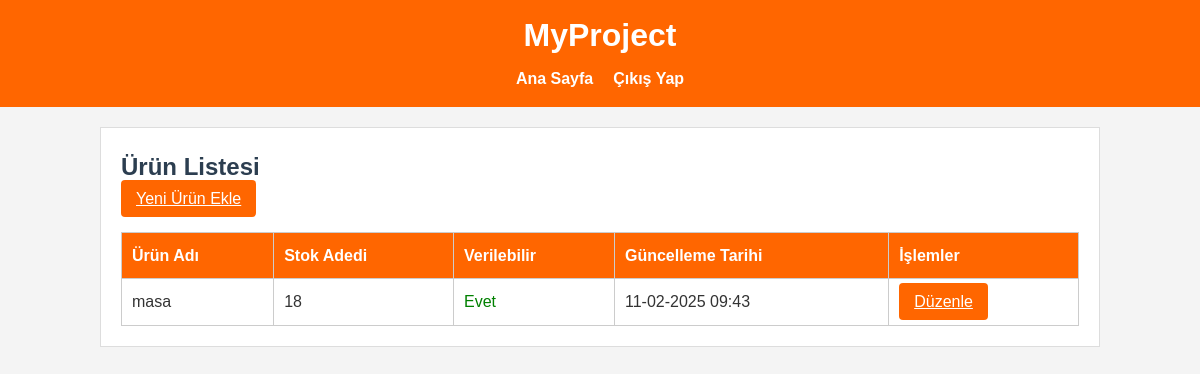
/admin-product-list/ (signed in), run on the app's committed database.
### core/models.py (models this page shows, shortened)
class Product(models.Model):
    name = models.CharField(max_length=100, verbose_name="Ürün Adı")
    quantity = models.PositiveIntegerField(verbose_name="Stok Adedi")
    can_be_given = models.BooleanField(default=True, verbose_name="Verilebilir")
    created_at = models.DateTimeField(auto_now_add=True)
    updated_at = models.DateTimeField(auto_now=True)
    class Meta:
        verbose_name = "Ürün"
        verbose_name_plural = "Ürünler"

### core/views.py (the view)
# urls.py: path('admin-product-list/', views.admin_product_list, name='admin_product_list'),
@login_required
@user_passes_test(lambda u: u.is_superuser)
def admin_product_list(request):
    products = Product.objects.all().order_by('-updated_at')
    return render(request, 'core/admin_product_list.html', {'products': products})

### core/templates/core/admin_product_list.html (shortened to what this page needs)
{% extends 'core/base.html' %}
{% block content %}
<h2>Ürün Listesi</h2>
<a href="{% url 'admin_product_create' %}" class="btn">Yeni Ürün Ekle</a>
<table>
  <thead>
    <tr>
      <th>Ürün Adı</th>
      <th>Stok Adedi</th>
      <th>Verilebilir</th>
      <th>Güncelleme Tarihi</th>
      <th>İşlemler</th>
    </tr>
  </thead>
  <tbody>
    {% for p in products %}
    <tr>
      <td>{{ p.name }}</td>
      <td>{{ p.quantity }}</td>
      <td>
        {% if p.can_be_given %}
          <span style="color:green;">Evet</span>
        {% else %}
          <span style="color:red;">Hayır</span>
        {% endif %}
      </td>
      <td>{{ p.updated_at|date:"d-m-Y H:i" }}</td>
      <td>
        <a href="{% url 'admin_product_edit' p.id %}" class="btn">Düzenle</a>
      </td>
    </tr>
    {% empty %}
    <tr>
      <td colspan="5">Hiç ürün bulunamadı.</td>
    </tr>
    {% endfor %}
  </tbody>
</table>
{% endblock %}

### core/static/core/css/style.css (style rules this page uses)
* { margin: 0; padding: 0; box-sizing: border-box; }
body { font-family: Arial, sans-serif; line-height: 1.6; background-color: #f4f4f4; color: #333; padding: 20px; }
button, .btn { background-color: #ff6600; color: #fff; border: none; padding: 10px 15px; cursor: pointer; border-radius: 4px; font-size: 1em; transition: background-color 0.3s ease; }
table { width: 100%; border-collapse: collapse; margin-top: 20px; }
table th, table td { padding: 10px; border: 1px solid #ccc; text-align: left; }
table th { background-color: #ff6600; color: #fff; }

### core/templates/core/base.html (style rules this page uses)
body { font-family: 'Arial', sans-serif; margin: 0; padding: 0; background-color: #f4f4f4; color: #333; }
h2 { color: #2c3e50; }

### data on the page
Product: name "masa", quantity "18", can_be_given "Evet", updated_at "11-02-2025 09:43"
